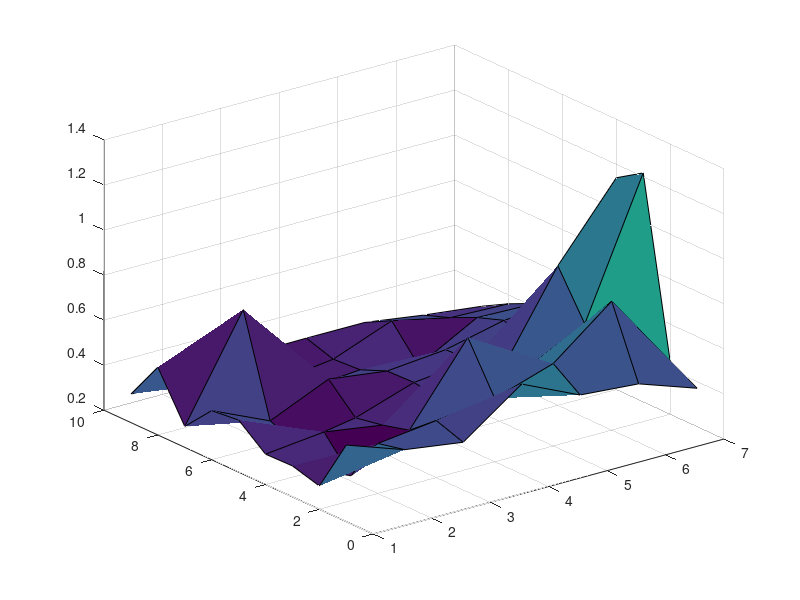

Reproduce this figure in MATLAB.
clear all;
load('NLOS.txt');


z_offset = 1.20;% 

x_offset = 4 * 0.8 + 0.15;

y_offset = 3 * 0.8 - 0.15;

real_dis = zeros(size(NLOS));
index_x = zeros(size(NLOS));
index_y = zeros(size(NLOS));


%
for i = 1:size(NLOS,1)
    for j = 1:size(NLOS,2)
        index_x(i,j) = j;
        index_y(i,j) = i;
        real_dis(i,j) = (((i-1) * 0.8 + y_offset)^2.0 + ...
            ((j-1) * 0.8 + x_offset)^2.0 + ...
            z_offset^2.0)^0.5
    end
end


figure(1);
%surf(NLOS,'r');
%surf(real_dis,'b');
%mesh((NLOS-real_dis));
%contour((NLOS-real_dis));
surf(NLOS-real_dis);

X = NLOS(:);
Y = real_dis(:);

IX = index_x(:);
IY = index_y(:);
error = abs(NLOS-real_dis);
IZ1 = error(:);

